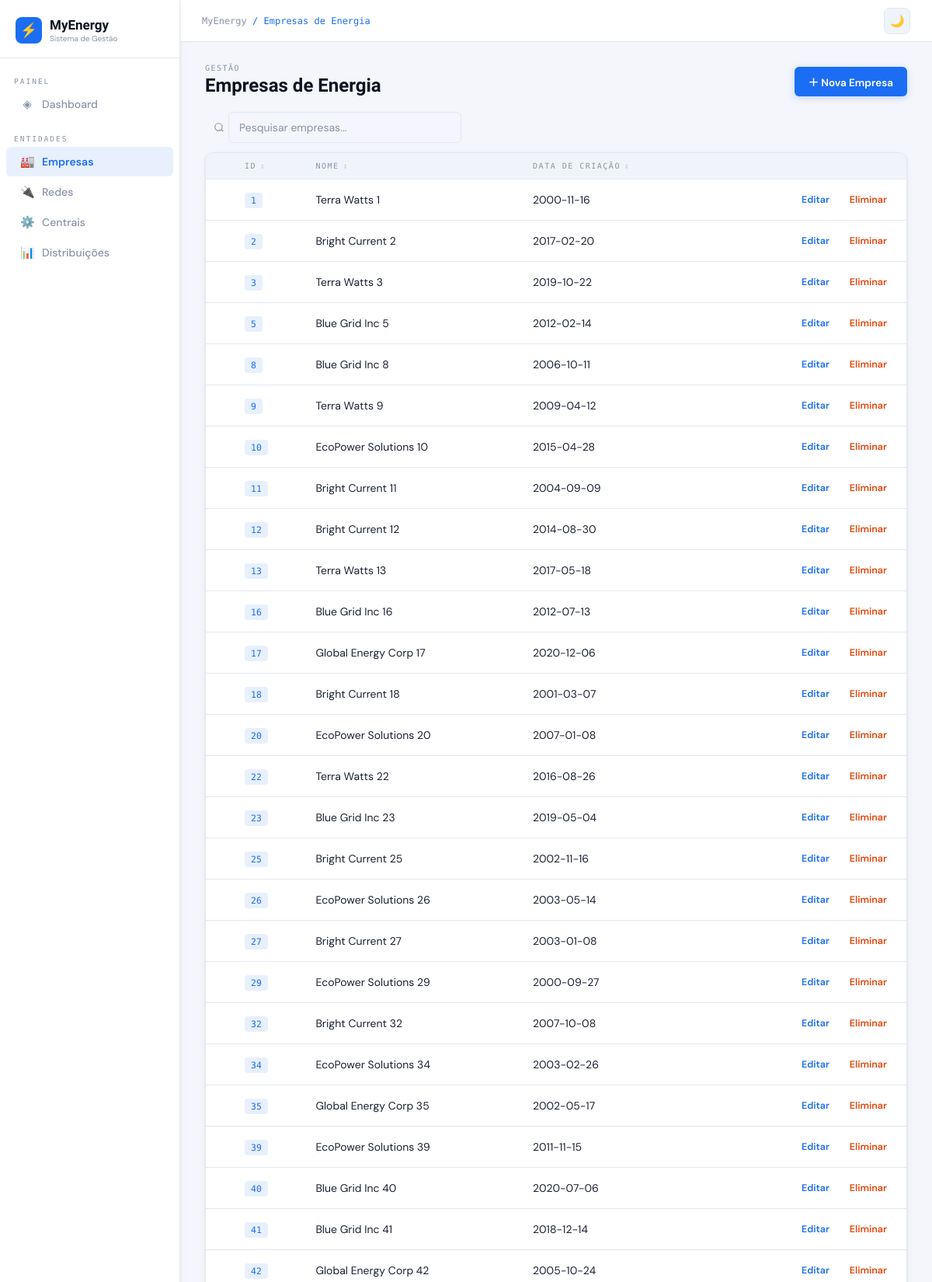
Page /companies (signed in, upper part) on the committed database.
### tables this page shows
CREATE TABLE "Company" (
"company_id" INTEGER,
  "company_name" TEXT,
  "company_creation_date" TEXT
);

### app.py (the view)
@app.route('/companies')
@login_required
def companies():
    con = get_db()
    rows = con.execute('SELECT company_id, company_name, company_creation_date FROM Company ORDER BY company_id').fetchall()
    con.close()
    return render_template('companies/list.html', rows=rows)

### app.py (called while the page is built)
def get_db():
    con = sqlite3.connect(DB_PATH)
    con.row_factory = sqlite3.Row
    return con

def login_required(f):
    @wraps(f)
    def wrapped(*a, **kw):
        if 'username' not in session:
            flash('Faça login para continuar.', 'error')
            return redirect(url_for('login'))
        return f(*a, **kw)
    return wrapped

### templates/companies/list.html (shortened to what this page needs)
{% extends 'base.html' %}
{% block breadcrumb %}Empresas de Energia{% endblock %}
{% block content %}
<div class="page-header">
  <div class="page-title"><small>Gestão</small>Empresas de Energia</div>
  {% if session.role == 'admin' %}<a href="{{ url_for('company_new') }}" class="btn btn-primary">＋ Nova Empresa</a>{% endif %}
</div>
<div class="table-section">
  <div class="table-toolbar">
    <div class="search-wrap">
      <span class="search-icon"><svg width="14" height="14" viewBox="0 0 24 24" fill="none" stroke="currentColor" stroke-width="2"><circle cx="11" cy="11" r="8"/><path d="M21 21l-4.35-4.35"/></svg></span>
      <input class="table-search" type="text" placeholder="Pesquisar empresas..." style="margin-left: 30px;">
    </div>
  </div>
  <div class="table-wrap">
    <table class="enhanced-table">
      <thead><tr>
        {% if session.role == 'admin' %}<th class="check-th"></th>{% endif %}
        <th data-col="{{ 1 if session.role == 'admin' else 0 }}">ID</th>
        <th data-col="{{ 2 if session.role == 'admin' else 1 }}">Nome</th>
        <th data-col="{{ 3 if session.role == 'admin' else 2 }}">Data de Criação</th>
        {% if session.role == 'admin' %}<th></th>{% endif %}
      </tr></thead>
      <tbody>
        {% for r in rows %}
        <tr data-id="{{ r.company_id }}">
          {% if session.role == 'admin' %}<td class="check-td"></td>{% endif %}
          <td><span class="id-badge">{{ r.company_id }}</span></td>
          <td>{{ r.company_name }}</td>
          <td>{{ r.company_creation_date or '—' }}</td>
          {% if session.role == 'admin' %}
          <td class="td-actions">
            <a href="{{ url_for('company_edit', cid=r.company_id) }}" class="btn btn-edit">Editar</a>
            <form method="post" action="{{ url_for('company_delete', cid=r.company_id) }}" style="display:inline" onsubmit="return confirm('Eliminar «{{ r.company_name }}»?')">
              <button type="submit" class="btn btn-danger">Eliminar</button>
            </form>
          </td>
          {% endif %}
        </tr>
        {% else %}
        <tr><td colspan="5"><div class="empty-state"><div class="empty-icon">🏭</div><p>Nenhuma empresa registada.</p></div></td></tr>
        {% endfor %}
      </tbody>
    </table>
  </div>
</div>
{% endblock %}

### templates/base.html (shortened to what this page needs)
<!DOCTYPE html>
<html lang="pt" data-theme="light">
<head>
</head>
<body>
<aside class="sidebar">
  <div class="sidebar-logo">
    <div class="logo-bolt">⚡</div>
    <div>
      <div class="logo-text">MyEnergy</div>
      <div class="logo-sub">Sistema de Gestão</div>
    </div>
  </div>
  <nav class="sidebar-nav">
    <div class="nav-section">Painel</div>
    <a href="{{ url_for('index') }}" class="nav-item {% if request.endpoint=='index' %}active{% endif %}"><span class="icon">◈</span> Dashboard</a>
    <div class="nav-section" style="margin-top:8px">Entidades</div>
    <a href="{{ url_for('companies') }}" class="nav-item {% if 'compan' in request.endpoint %}active{% endif %}"><span class="icon">🏭</span> Empresas</a>
    <a href="{{ url_for('grids') }}" class="nav-item {% if request.endpoint in ['grids','grid_new','grid_edit'] %}active{% endif %}"><span class="icon">🔌</span> Redes</a>
    <a href="{{ url_for('plants') }}" class="nav-item {% if 'plant' in request.endpoint %}active{% endif %}"><span class="icon">⚙️</span> Centrais</a>
    <a href="{{ url_for('distributions') }}" class="nav-item {% if 'distribut' in request.endpoint %}active{% endif %}"><span class="icon">📊</span> Distribuições</a>
  </nav>
</aside>
<div class="main">
  <div class="topbar">
    <span class="breadcrumb">MyEnergy <span>/ {% block breadcrumb %}—{% endblock %}</span></span>
    <button class="btn-icon" id="theme-toggle" title="Alternar tema" onclick="toggleTheme()">🌙</button>
  </div>
  <div class="content">
    {% block content %}{% endblock %}
  </div>
</div>
</body>
</html>

### rows in the picture
Company: company_id "1", company_name "Terra Watts 1", company_creation_date "2000-11-16"
Company: company_id "2", company_name "Bright Current 2", company_creation_date "2017-02-20"
Company: company_id "3", company_name "Terra Watts 3", company_creation_date "2019-10-22"
Company: company_id "5", company_name "Blue Grid Inc 5", company_creation_date "2012-02-14"
Company: company_id "8", company_name "Blue Grid Inc 8", company_creation_date "2006-10-11"
Company: company_id "9", company_name "Terra Watts 9", company_creation_date "2009-04-12"
Company: company_id "10", company_name "EcoPower Solutions 10", company_creation_date "2015-04-28"
Company: company_id "11", company_name "Bright Current 11", company_creation_date "2004-09-09"
Company: company_id "12", company_name "Bright Current 12", company_creation_date "2014-08-30"
Company: company_id "13", company_name "Terra Watts 13", company_creation_date "2017-05-18"
Company: company_id "16", company_name "Blue Grid Inc 16", company_creation_date "2012-07-13"
Company: company_id "17", company_name "Global Energy Corp 17", company_creation_date "2020-12-06"
Company: company_id "18", company_name "Bright Current 18", company_creation_date "2001-03-07"
Company: company_id "20", company_name "EcoPower Solutions 20", company_creation_date "2007-01-08"
Company: company_id "22", company_name "Terra Watts 22", company_creation_date "2016-08-26"
Company: company_id "23", company_name "Blue Grid Inc 23", company_creation_date "2019-05-04"
Company: company_id "25", company_name "Bright Current 25", company_creation_date "2002-11-16"
Company: company_id "26", company_name "EcoPower Solutions 26", company_creation_date "2003-05-14"
Company: company_id "27", company_name "Bright Current 27", company_creation_date "2003-01-08"
Company: company_id "29", company_name "EcoPower Solutions 29", company_creation_date "2000-09-27"
Company: company_id "32", company_name "Bright Current 32", company_creation_date "2007-10-08"
Company: company_id "34", company_name "EcoPower Solutions 34", company_creation_date "2003-02-26"
Company: company_id "35", company_name "Global Energy Corp 35", company_creation_date "2002-05-17"
Company: company_id "39", company_name "EcoPower Solutions 39", company_creation_date "2011-11-15"
Company: company_id "40", company_name "Blue Grid Inc 40", company_creation_date "2020-07-06"
Company: company_id "41", company_name "Blue Grid Inc 41", company_creation_date "2018-12-14"
Company: company_id "42", company_name "Global Energy Corp 42", company_creation_date "2005-10-24"
